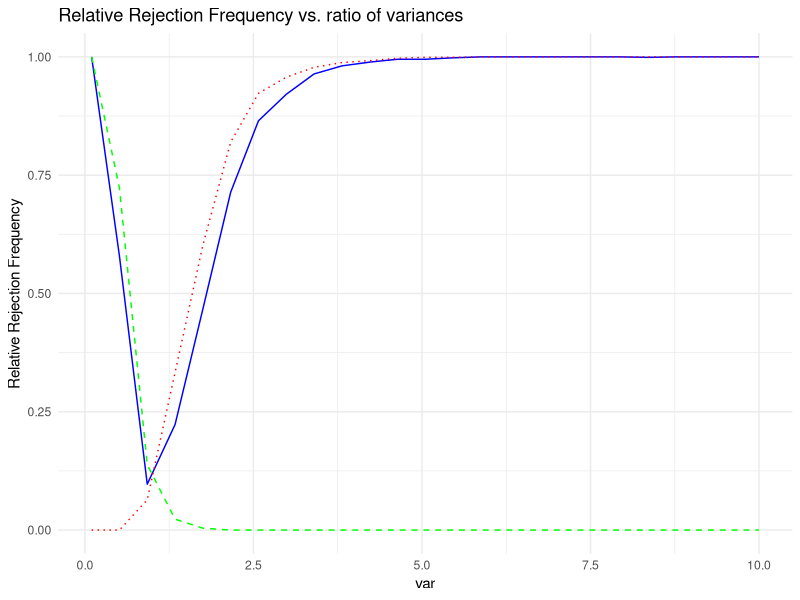

Source code (R):
library(ggplot2)
mu0 <- 0          
sigma <- 1        
n1 <- 25
n2 <- 50
M <- 1000    
theta = seq(0.1, 10, l = 25)
alpha = 0.1

# Initialize a vector to store relative rejection frequencies
rel_freq_both <- numeric(length(theta))
rel_freq_left <- numeric(length(theta))
rel_freq_right <- numeric(length(theta))
ratio <- numeric(length(theta))

# Perform the simulation for both tails
for (i in 1:length(theta)) {
  #   i = 1
  rejection_count_both <- 0  
  rejection_count_left <- 0
  rejection_count_right <- 0
  
  for (j in 1:M) {
    # Draw a random sample from N(mu_i, sigma^2)
    sample_data1 <- rnorm(n1, mean = 0, sd = sigma)
    sample_data2 <- rnorm(n2, mean = 0, sd = sigma/sqrt(theta[i]))
    
    # Perform a t-test for both tails
    test_result_gre = var.test(sample_data1,sample_data2, ratio = 1, alternative = "greater")
    test_result_les = var.test(sample_data1,sample_data2, ratio = 1, alternative = "less")
    test_result_bot = var.test(sample_data1,sample_data2, ratio = 1, alternative = "two.sided")
    # Check for rejections (you can adjust the significance level as needed)
    
    if (test_result_bot$p.value < alpha) {
      rejection_count_both <- rejection_count_both + 1
    }
    if (test_result_les$p.value  < alpha) {
      rejection_count_left <- rejection_count_left + 1
    }
    if (test_result_gre$p.value  < alpha) {
      rejection_count_right <- rejection_count_right + 1
    }
  }
  
  # Calculate relative rejection frequencies
  
  rel_freq_both[i] <- rejection_count_both / M
  rel_freq_left[i] <- rejection_count_left / M
  rel_freq_right[i] <- rejection_count_right / M
}

# Create a data frame for plotting
results <- data.frame(theta = theta, rel_freq_both = rel_freq_both, rel_freq_left = rel_freq_left, rel_freq_right = rel_freq_right)

# Create a ggplot2 plot with all lines superposed
ggplot(data = results, aes(x = theta)) +
  geom_line(aes(y = rel_freq_both), color = "blue", linetype = "solid") +
  geom_line(aes(y = rel_freq_left), color = "green", linetype = "dashed") +
  geom_line(aes(y = rel_freq_right), color = "red", linetype = "dotted") +
  labs(x = "var", y = "Relative Rejection Frequency", title = "Relative Rejection Frequency vs. ratio of variances") +
  theme_minimal()